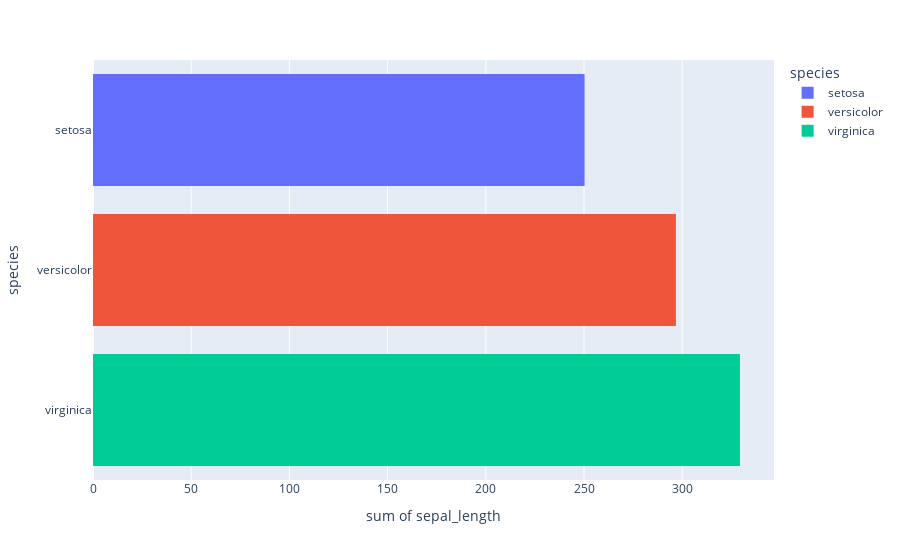

The cell this chart's notebook holds for it:
### Code cell
# Créer un histogramme
fig = px.histogram(df, x='sepal_length', y='species',   color='species')
fig.show()

### Figure 1 — Plotly figure (JSON) as saved in the notebook; plotly's stock layout.template omitted (floating-point values rounded to 4 significant figures)
{"data": [{"alignmentgroup": "True", "bingroup": "y", "histfunc": "sum", "hovertemplate": "species=%{y}<br>sum of sepal_length=%{x}<extra></extra>", "legendgroup": "setosa", "marker": {"color": "#636efa", "pattern": {"shape": ""}}, "name": "setosa", "offsetgroup": "setosa", "orientation": "h", "showlegend": true, "type": "histogram", "x": [5.1, 4.9, 4.7, 4.6, 5, 5.4, 4.6, 5, 4.4, 4.9, 5.4, 4.8, 4.8, 4.3, 5.8, 5.7, 5.4, 5.1, 5.7, 5.1, 5.4, 5.1, 4.6, 5.1, 4.8, 5, 5, 5.2, 5.2, 4.7, 4.8, 5.4, 5.2, 5.5, 4.9, 5, 5.5, 4.9, 4.4, 5.1, 5, 4.5, 4.4, 5, 5.1, 4.8, 5.1, 4.6, 5.3, 5], "xaxis": "x", "y": ["setosa", "setosa", "setosa", "setosa", "setosa", "setosa", "setosa", "setosa", "setosa", "setosa", "setosa", "setosa", "setosa", "setosa", "setosa", "setosa", "setosa", "setosa", "setosa", "setosa", "setosa", "setosa", "setosa", "setosa", "setosa", "setosa", "setosa", "setosa", "setosa", "setosa", "setosa", "setosa", "setosa", "setosa", "setosa", "setosa", "setosa", "setosa", "setosa", "setosa", "setosa", "setosa", "setosa", "setosa", "setosa", "setosa", "setosa", "setosa", "setosa", "setosa"], "yaxis": "y"}, {"alignmentgroup": "True", "bingroup": "y", "histfunc": "sum", "hovertemplate": "species=%{y}<br>sum of sepal_length=%{x}<extra></extra>", "legendgroup": "versicolor", "marker": {"color": "#EF553B", "pattern": {"shape": ""}}, "name": "versicolor", "offsetgroup": "versicolor", "orientation": "h", "showlegend": true, "type": "histogram", "x": [7, 6.4, 6.9, 5.5, 6.5, 5.7, 6.3, 4.9, 6.6, 5.2, 5, 5.9, 6, 6.1, 5.6, 6.7, 5.6, 5.8, 6.2, 5.6, 5.9, 6.1, 6.3, 6.1, 6.4, 6.6, 6.8, 6.7, 6, 5.7, 5.5, 5.5, 5.8, 6, 5.4, 6, 6.7, 6.3, 5.6, 5.5, 5.5, 6.1, 5.8, 5, 5.6, 5.7, 5.7, 6.2, 5.1, 5.7], "xaxis": "x", "y": ["versicolor", "versicolor", "versicolor", "versicolor", "versicolor", "versicolor", "versicolor", "versicolor", "versicolor", "versicolor", "versicolor", "versicolor", "versicolor", "versicolor", "versicolor", "versicolor", "versicolor", "versicolor", "versicolor", "versicolor", "versicolor", "versicolor", "versicolor", "versicolor", "versicolor", "versicolor", "versicolor", "versicolor", "versicolor", "versicolor", "versicolor", "versicolor", "versicolor", "versicolor", "versicolor", "versicolor", "versicolor", "versicolor", "versicolor", "versicolor", "versicolor", "versicolor", "versicolor", "versicolor", "versicolor", "versicolor", "versicolor", "versicolor", "versicolor", "versicolor"], "yaxis": "y"}, {"alignmentgroup": "True", "bingroup": "y", "histfunc": "sum", "hovertemplate": "species=%{y}<br>sum of sepal_length=%{x}<extra></extra>", "legendgroup": "virginica", "marker": {"color": "#00cc96", "pattern": {"shape": ""}}, "name": "virginica", "offsetgroup": "virginica", "orientation": "h", "showlegend": true, "type": "histogram", "x": [6.3, 5.8, 7.1, 6.3, 6.5, 7.6, 4.9, 7.3, 6.7, 7.2, 6.5, 6.4, 6.8, 5.7, 5.8, 6.4, 6.5, 7.7, 7.7, 6, 6.9, 5.6, 7.7, 6.3, 6.7, 7.2, 6.2, 6.1, 6.4, 7.2, 7.4, 7.9, 6.4, 6.3, 6.1, 7.7, 6.3, 6.4, 6, 6.9, 6.7, 6.9, 5.8, 6.8, 6.7, 6.7, 6.3, 6.5, 6.2, 5.9], "xaxis": "x", "y": ["virginica", "virginica", "virginica", "virginica", "virginica", "virginica", "virginica", "virginica", "virginica", "virginica", "virginica", "virginica", "virginica", "virginica", "virginica", "virginica", "virginica", "virginica", "virginica", "virginica", "virginica", "virginica", "virginica", "virginica", "virginica", "virginica", "virginica", "virginica", "virginica", "virginica", "virginica", "virginica", "virginica", "virginica", "virginica", "virginica", "virginica", "virginica", "virginica", "virginica", "virginica", "virginica", "virginica", "virginica", "virginica", "virginica", "virginica", "virginica", "virginica", "virginica"], "yaxis": "y"}], "layout": {"barmode": "relative", "legend": {"title": {"text": "species"}, "tracegroupgap": 0}, "margin": {"t": 60}, "xaxis": {"anchor": "y", "domain": [0, 1], "title": {"text": "sum of sepal_length"}}, "yaxis": {"anchor": "x", "categoryarray": ["virginica", "versicolor", "setosa"], "categoryorder": "array", "domain": [0, 1], "title": {"text": "species"}}}}
